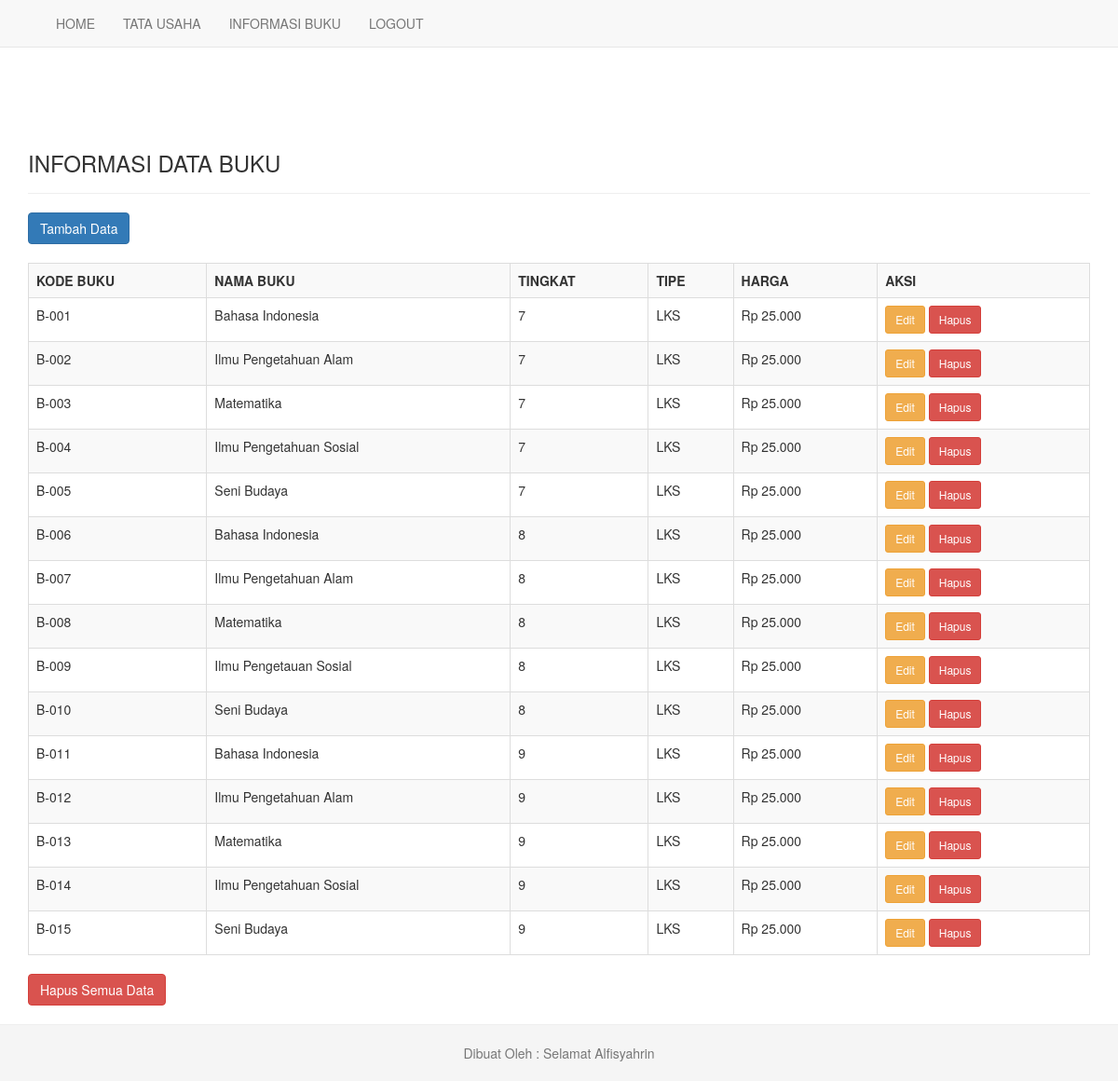
/data_buku.php (signed in), run on the app's committed database.
### tables this page shows
CREATE TABLE `tb_buku` (
  `kd_buku` varchar(11) NOT NULL,
  `nama_buku` text NOT NULL,
  `tingkat` varchar(11) NOT NULL,
  `tipe` text NOT NULL,
  `harga` int(11) NOT NULL
);

### fungsi.php (called while the page is built)
<?php
function buatrp($angka){
    $rupiah="Rp ".number_format($angka,0,',','.');
    return $rupiah;
}
?>

### data_buku.php (the view)
<?php include "header_tu.php"; ?>
<div class="container">
    <div class="page-header">
    <h3>INFORMASI DATA BUKU</h3>
    </div>
    <a class="btn btn-primary" href="tambah_buku.php">Tambah Data</a>
</br><br>
<div class="table-responsive">
<table class="table table-bordered table-striped">
    <tr>
        <th>KODE BUKU</th>
		<th>NAMA BUKU</th>
		<th>TINGKAT</th>
        <th>TIPE</th>
		<th>HARGA</th>
		<th>AKSI</th>
    </tr>
    <?php
    include "koneksi.php";
    $sql = mysqli_query($konek,"SELECT * FROM tb_buku ORDER BY tingkat ASC");
    while($d=mysqli_fetch_array($sql)){
        echo"<tr>
            <td>$d[kd_buku]</td>
            <td>$d[nama_buku]</td>
            <td>$d[tingkat]</td>
            <td>$d[tipe]</td>
            <td>".buatrp($d['harga'])."</td>
            <td>
				<a class='btn btn-warning btn-sm' href='edit_buku.php?kd_buku=$d[kd_buku]'>Edit</a>
				<a class='btn btn-danger btn-sm' href='hapus_buku.php?kd_buku=$d[kd_buku]'>Hapus</a>
			</td>
        </tr>";
    }
    ?>
    </table>
    <a class="btn btn-danger" href="format_buku.php">Hapus Semua Data</a>
</div>
</div>
<?php include "footer.php"; ?>

### assets/style.css (style rules this page uses)
html { position: relative; min-height: 100%; }
body { margin-bottom: 60px; }
body > .container { padding: 60px 15px 0; }

### data on the page
tb_buku: kd_buku "B-001", nama_buku "Bahasa Indonesia", tingkat "7", tipe "LKS", harga "Rp 25.000"
tb_buku: kd_buku "B-002", nama_buku "Ilmu Pengetahuan Alam", tingkat "7", tipe "LKS", harga "Rp 25.000"
tb_buku: kd_buku "B-003", nama_buku "Matematika", tingkat "7", tipe "LKS", harga "Rp 25.000"
tb_buku: kd_buku "B-004", nama_buku "Ilmu Pengetahuan Sosial", tingkat "7", tipe "LKS", harga "Rp 25.000"
tb_buku: kd_buku "B-005", nama_buku "Seni Budaya", tingkat "7", tipe "LKS", harga "Rp 25.000"
tb_buku: kd_buku "B-006", nama_buku "Bahasa Indonesia", tingkat "8", tipe "LKS", harga "Rp 25.000"
tb_buku: kd_buku "B-007", nama_buku "Ilmu Pengetahuan Alam", tingkat "8", tipe "LKS", harga "Rp 25.000"
tb_buku: kd_buku "B-008", nama_buku "Matematika", tingkat "8", tipe "LKS", harga "Rp 25.000"
tb_buku: kd_buku "B-009", nama_buku "Ilmu Pengetauan Sosial", tingkat "8", tipe "LKS", harga "Rp 25.000"
tb_buku: kd_buku "B-010", nama_buku "Seni Budaya", tingkat "8", tipe "LKS", harga "Rp 25.000"
tb_buku: kd_buku "B-011", nama_buku "Bahasa Indonesia", tingkat "9", tipe "LKS", harga "Rp 25.000"
tb_buku: kd_buku "B-012", nama_buku "Ilmu Pengetahuan Alam", tingkat "9", tipe "LKS", harga "Rp 25.000"
tb_buku: kd_buku "B-013", nama_buku "Matematika", tingkat "9", tipe "LKS", harga "Rp 25.000"
tb_buku: kd_buku "B-014", nama_buku "Ilmu Pengetahuan Sosial", tingkat "9", tipe "LKS", harga "Rp 25.000"
tb_buku: kd_buku "B-015", nama_buku "Seni Budaya", tingkat "9", tipe "LKS", harga "Rp 25.000"
